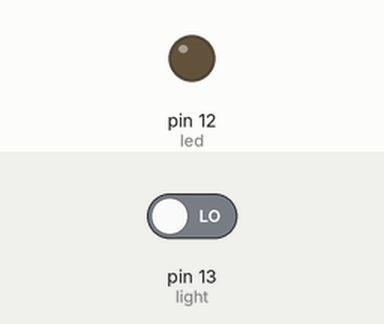
This sketch was run on a simulated Arduino Uno, built with avr-gcc and run on an emulated ATmega328P. Parts: output pins drawn as LEDs (lit = HIGH). The inputs (shaded band) are chosen by the test bench; at power-on: pin 13 (light) LOW.

Above: at 1.2 s.
1.3 s: pin 13 (light) driven HIGH
At 1.8 s:
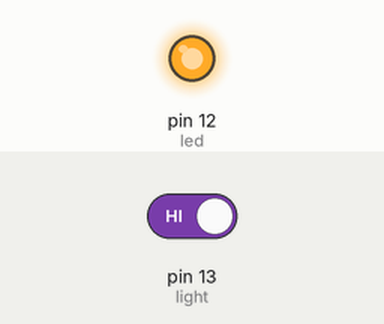
2.9 s: pin 13 (light) driven LOW
At 4.2 s:
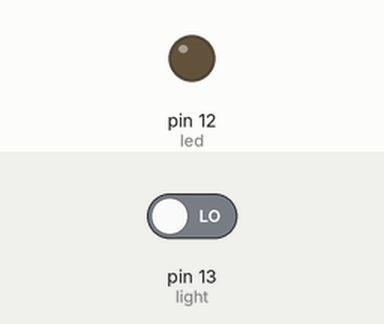
Timing chart, 0 to 5.9 s (numbered marks = the images above; inputs shaded):
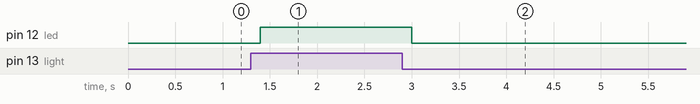

Measured:
- after the input at 1.3 s, pin 12 (led): LOW → HIGH after 0.10 s
- after the input at 2.9 s, pin 12 (led): HIGH → LOW after 0.10 s

The sketch:

jun25_ldr_led.ino
```cpp
int led =12;
int light = 13;
void setup() {
pinMode(led, OUTPUT);
pinMode (light , INPUT );
}
void loop() {
light = digitalRead (13);
if (light ==  1)
{
  digitalWrite(led, 1);
}
  else {
  digitalWrite ( led, 0);
  }
delay(200);
}
```
